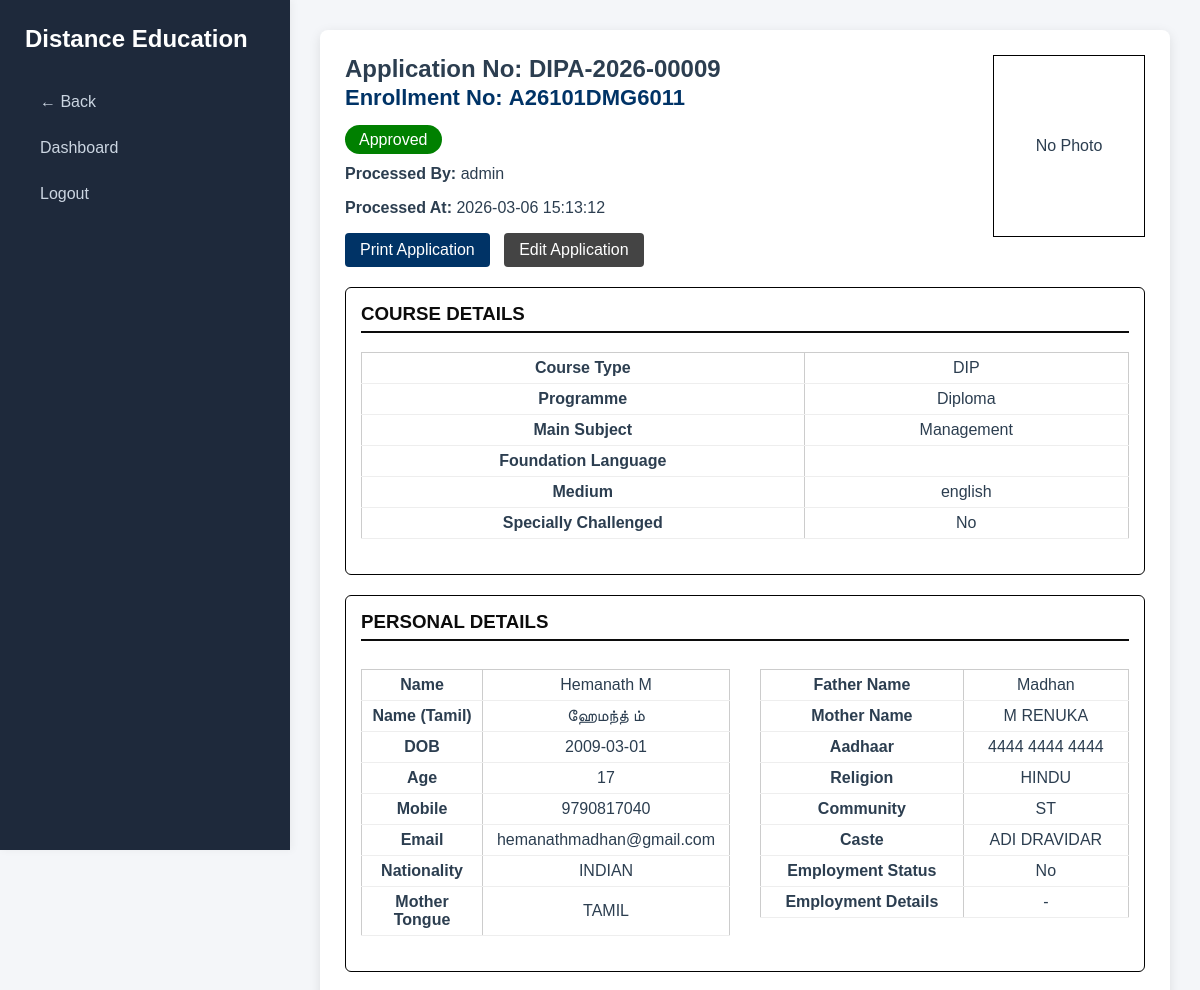
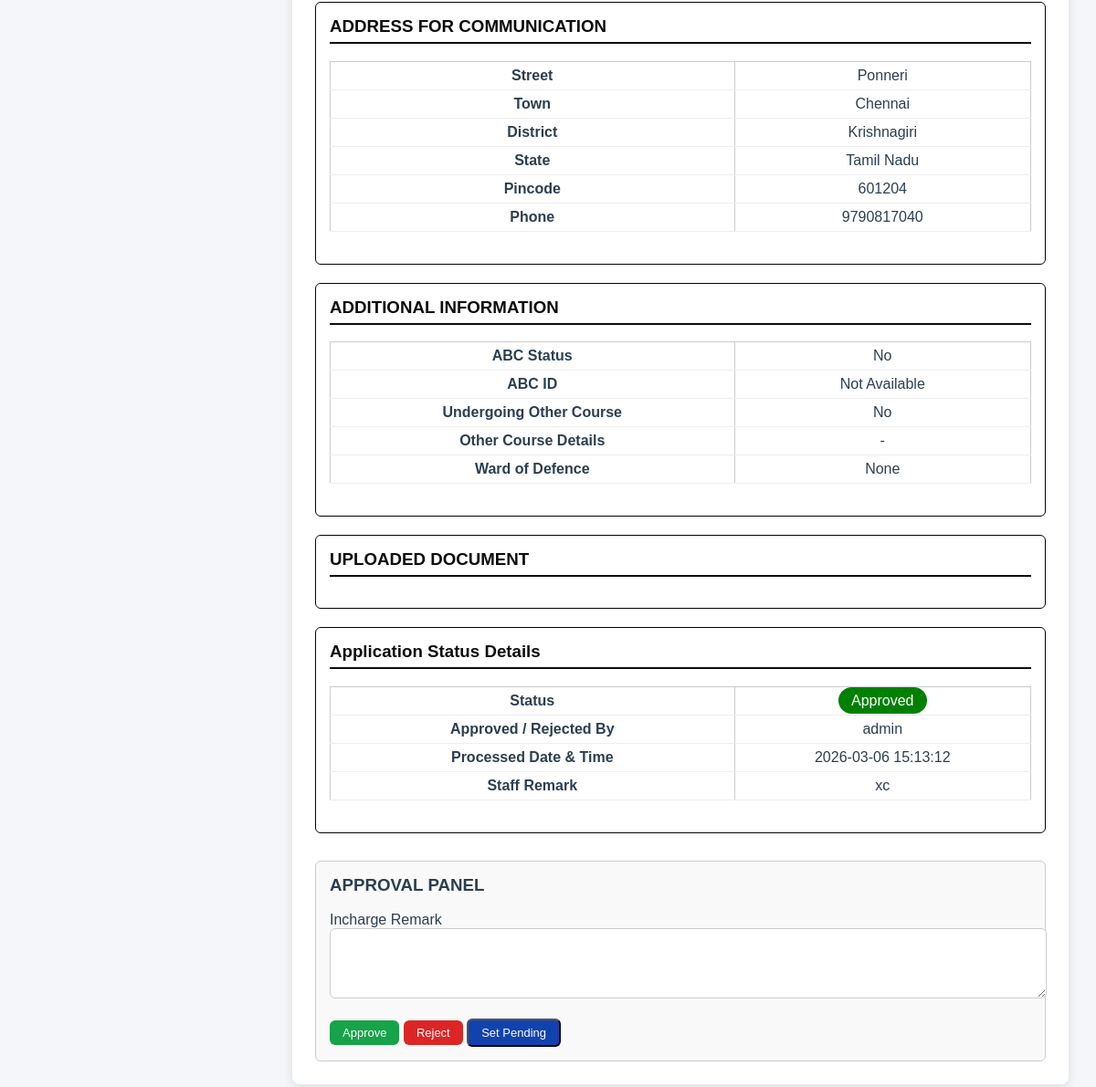
Screenshot of /admin/admission/view.php?id=75 (signed in) with the database file from the repository (2 pictures, top to bottom).
### tables this page shows
CREATE TABLE `records` (
  `id` int(11) NOT NULL,
  `application_no` varchar(30) NOT NULL,
  `course_type` varchar(20) DEFAULT NULL,
  `foundation_lang` varchar(50) DEFAULT NULL,
  `programme_name` varchar(150) DEFAULT NULL,
  `main_subject` varchar(150) DEFAULT NULL,
  `medium` varchar(20) DEFAULT NULL,
  `differently_abled` varchar(5) DEFAULT NULL,
  `photo` varchar(255) DEFAULT NULL,
  `name` varchar(150) NOT NULL,
  `street` varchar(200) NOT NULL,
  `town` varchar(100) NOT NULL,
  `state` varchar(100) NOT NULL,
  `district` varchar(100) NOT NULL,
  `pincode` varchar(10) NOT NULL,
  `phone` varchar(15) DEFAULT NULL,
  `mobile` varchar(15) NOT NULL,
  `name_english` varchar(150) NOT NULL,
  `name_tamil` varchar(150) NOT NULL,
  `dob` date NOT NULL,
  `age` int(11) NOT NULL,
  `guardian_name` varchar(150) NOT NULL,
  `aadhaar` varchar(14) DEFAULT NULL,
  `nationality` varchar(50) DEFAULT NULL,
  `religion` varchar(100) DEFAULT NULL,
  `mother_tongue` varchar(100) DEFAULT NULL,
  `blood_group` varchar(5) DEFAULT NULL,
  `community` varchar(20) DEFAULT NULL,
  `caste` varchar(100) DEFAULT NULL,
  `employment_status` varchar(10) DEFAULT NULL,
  `employment_type` varchar(150) DEFAULT NULL,
  `other_course` varchar(10) DEFAULT NULL,
  `other_course_details` varchar(255) DEFAULT NULL,
  `defence_personnel` tinyint(1) DEFAULT 0,
  `ex_servicemen` tinyint(1) DEFAULT 0,
  `sslc_school` varchar(150) DEFAULT NULL,
  `sslc_board` varchar(150) DEFAULT NULL,
  `sslc_pass_year` varchar(20) DEFAULT NULL,
  `sslc_reg_no` varchar(50) DEFAULT NULL,
  `sslc_grade` varchar(50) DEFAULT NULL,
  `sslc_max_marks` varchar(20) DEFAULT NULL,
  `hsc_school` varchar(150) DEFAULT NULL,
  `hsc_board` varchar(150) DEFAULT NULL,
  `hsc_pass_year` varchar(20) DEFAULT NULL,
  `hsc_reg_no` varchar(50) DEFAULT NULL,
  `hsc_grade` varchar(50) DEFAULT NULL,
  `hsc_max_marks` varchar(20) DEFAULT NULL,
  `abc_status` varchar(10) DEFAULT NULL,
  `abc_id` varchar(12) DEFAULT NULL,
  `sslc_file` varchar(255) DEFAULT NULL,
  `hsc_file` varchar(255) DEFAULT NULL,
  `ug_file` varchar(255) DEFAULT NULL,
  `tc_file` varchar(255) DEFAULT NULL,
  `migration_file` varchar(255) DEFAULT NULL,
  `undertaking_file` varchar(255) DEFAULT NULL,
  `enclosures` text DEFAULT NULL,
  `created_at` timestamp NOT NULL DEFAULT current_timestamp(),
  `dip_school` varchar(200) DEFAULT NULL,
  `dip_board` varchar(200) DEFAULT NULL,
  `dip_pass_year` varchar(10) DEFAULT NULL,
  `dip_reg_no` varchar(50) DEFAULT NULL,
  `dip_grade` varchar(50) DEFAULT NULL,
  `dip_max_marks` varchar(50) DEFAULT NULL,
  `ug_school` varchar(200) DEFAULT NULL,
  `ug_board` varchar(200) DEFAULT NULL,
  `ug_pass_year` varchar(10) DEFAULT NULL,
  `ug_reg_no` varchar(50) DEFAULT NULL,
  `ug_grade` varchar(50) DEFAULT NULL,
  `ug_max_marks` varchar(50) DEFAULT NULL,
  `mother_name` varchar(100) NOT NULL,
  `email` varchar(150) NOT NULL,
  `defence_ward` varchar(50) DEFAULT NULL,
  `status` varchar(20) DEFAULT 'Pending',
  `staff_remark` text DEFAULT NULL,
  `processed_by` varchar(100) DEFAULT NULL,
  `processed_at` datetime DEFAULT NULL,
  `enrollment_no` varchar(30) DEFAULT NULL,
  `course_code` varchar(10) DEFAULT NULL,
  `course_id` int(11) DEFAULT NULL
);

CREATE TABLE `states` (
  `id` int(11) NOT NULL,
  `state_name` varchar(100) NOT NULL
);

### admin/admission/view.php (the view, shortened to what this page needs)
<?php
require_once "../../db.php";
$id = isset($_GET['id']) ? intval($_GET['id']) : 0;
$stmt = $conn->prepare("
    SELECT r.*, s.state_name
    FROM records r
    LEFT JOIN states s ON r.state = s.id
    WHERE r.id=?
");
$stmt->bind_param("i", $id);
$stmt->execute();
$data = $stmt->get_result()->fetch_assoc();
$baseURL  = "/admission/admission-form/uploads/";
$basePath = $_SERVER['DOCUMENT_ROOT'] . $baseURL;
$appFolder = $data['application_no'] . "/";
$photoFile = $data['photo'] ?? '';
$photoPath = $basePath . $appFolder . $photoFile;
$photoURL  = $baseURL . $appFolder . $photoFile;
$statusClass = "badge-pending";
if($data['status']=="Approved") $statusClass="badge-approved";
elseif($data['status']=="Rejected") $statusClass="badge-rejected";
?>
<!DOCTYPE html>
<html>
<head>
<link rel="stylesheet" href="../assets/style.css">
</head>
<body>
<div class="sidebar">
<h2>Distance Education</h2>
<a href="list.php">← Back</a>
<a href="../dashboard.php">Dashboard</a>
<a href="../logout.php">Logout</a>
</div>
<div class="main">
<div class="main-card">
<div class="header-flex">
<div>
<h2>
Application No: <?php echo htmlspecialchars($data['application_no']); ?>
<?php if(strtolower(trim($data['status'])) == "approved"
      && !empty($data['enrollment_no'])): ?>
    <br>
    <span style="font-size:22px;color:#003366;">
        Enrollment No:
        <strong>
            <?php echo htmlspecialchars($data['enrollment_no']); ?>
        </strong>
    </span>
<?php endif; ?>
</h2>
<p>
<span class="<?php echo $statusClass; ?>">
<?php echo htmlspecialchars($data['status']); ?>
</span>
</p>
<p><strong>Processed By:</strong> <?php echo $data['processed_by'] ?? '-'; ?></p>
<p><strong>Processed At:</strong> <?php echo $data['processed_at'] ?? '-'; ?></p>
<div style="margin-top:15px;">
<a href="print.php?id=<?php echo $data['id']; ?>"
   target="_blank"
   class="doc-btn"
   style="display:inline-block;width:auto;padding:8px 15px;">
   Print Application
</a>
<a href="edit.php?id=<?php echo $data['id']; ?>"
   class="doc-btn"
   style="display:inline-block;width:auto;padding:8px 15px;background:#444;margin-left:10px;">
   Edit Application
</a>
</div>
</div>
<div class="photo-box">
<?php if(!empty($photoFile) && file_exists($photoPath)): ?>
<img src="<?php echo $photoURL; ?>">
<?php else: ?>
<div style="width:150px;height:180px;border:1px solid #000;
display:flex;align-items:center;justify-content:center;">
No Photo
</div>
<?php endif; ?>
</div>
</div>
<div class="section">
<h3> COURSE DETAILS</h3>
<table class="details-table">
<tr><td>Course Type</td><td><?php echo $data['course_type']; ?></td></tr>
<tr><td>Programme</td><td><?php echo $data['programme_name']; ?></td></tr>
<tr><td>Main Subject</td><td><?php echo $data['main_subject']; ?></td></tr>
<tr><td>Foundation Language</td><td><?php echo $data['foundation_lang']; ?></td></tr>
<tr><td>Medium</td><td><?php echo $data['medium']; ?></td></tr>
<tr>
<td>Specially Challenged</td>
<td>
<?php echo !empty($data['differently_abled'])
        ? htmlspecialchars($data['differently_abled'])
        : 'No'; ?>
</td>
</tr>
</table>
</div>
<div class="section">
<h3> PERSONAL DETAILS</h3>
<div style="display:flex; gap:30px; align-items:flex-start;">
<table class="details-table" style="width:50%;">
<tr><td>Name</td><td><?php echo $data['name'] ?? '-'; ?></td></tr>
<tr><td>Name (Tamil)</td><td><?php echo $data['name_tamil'] ?? '-'; ?></td></tr>
<tr><td>DOB</td><td><?php echo $data['dob'] ?? '-'; ?></td></tr>
<tr><td>Age</td><td><?php echo $data['age'] ?? '-'; ?></td></tr>
<tr><td>Mobile</td><td><?php echo $data['mobile'] ?? '-'; ?></td></tr>
<tr><td>Email</td><td><?php echo $data['email'] ?? '-'; ?></td></tr>
<tr><td>Nationality</td><td><?php echo $data['nationality'] ?? '-'; ?></td></tr>
<tr><td>Mother Tongue</td><td><?php echo $data['mother_tongue'] ?? '-'; ?></td></tr>
</table>
<table class="details-table" style="width:50%;">
<tr><td>Father Name</td><td><?php echo $data['guardian_name'] ?? '-'; ?></td></tr>
<tr><td>Mother Name</td><td><?php echo $data['mother_name'] ?? '-'; ?></td></tr>
<tr><td>Aadhaar</td><td><?php echo $data['aadhaar'] ?? '-'; ?></td></tr>
<tr><td>Religion</td><td><?php echo $data['religion'] ?? '-'; ?></td></tr>
<tr><td>Community</td><td><?php echo $data['community'] ?? '-'; ?></td></tr>
<tr><td>Caste</td><td><?php echo $data['caste'] ?? '-'; ?></td></tr>
<tr><td>Employment Status</td>
<td>
<?php
if(!empty($data['employment_status'])){
    echo ucfirst($data['employment_status']);
}else{
    echo '-';
}
?>
</td>
</tr>
<tr><td>Employment Details</td>
<td>
<?php echo $data['employment_type'] ?? '-'; ?>
</td>
</tr>
</table>
</div>
</div>
<div class="section">
<h3> ADDRESS FOR COMMUNICATION</h3>
<table class="details-table">
<tr><td>Street</td><td><?php echo $data['street']; ?></td></tr>
<tr><td>Town</td><td><?php echo $data['town']; ?></td></tr>
<tr><td>District</td><td><?php echo $data['district']; ?></td></tr>
<tr><td>State</td><td><?php echo $data['state_name']; ?></td></tr>
<tr><td>Pincode</td><td><?php echo $data['pincode']; ?></td></tr>
<tr><td>Phone</td><td><?php echo $data['phone']; ?></td></tr>
</table>
</div>
<div class="section">
<h3> ADDITIONAL INFORMATION</h3>
<table class="details-table">
<tr>
<td>ABC Status</td>
<td>
<?php echo htmlspecialchars($data['abc_status'] ?? 'No'); ?>
</td>
</tr>
<tr>
<td>ABC ID</td>
<td>
<?php
if(!empty($data['abc_id'])){
    echo chunk_split($data['abc_id'],4,' ');
}else{
    echo 'Not Available';
}
?>
</td>
</tr>
<tr>
<td>Undergoing Other Course</td>
<td>
<?php echo htmlspecialchars($data['other_course'] ?? 'No'); ?>
</td>
</tr>
<tr>
<td>Other Course Details</td>
<td>
<?php echo !empty($data['other_course_details'])
        ? htmlspecialchars($data['other_course_details'])
        : '-'; ?>
</td>
</tr>
<tr>
<td>Ward of Defence</td>
<td>
<?php
if(!empty($data['defence_personnel'])){
    echo "Defence Personnel";
}
elseif(!empty($data['ex_servicemen'])){
    echo "Ex-Servicemen";
}
else{
    echo "None";
}
?>
</td>
</tr>
</table>
</div>
<div class="section">
<h3> UPLOADED DOCUMENT</h3>
</div>
<div class="section">
<h3>Application Status Details</h3>
<table class="details-table">
<tr>
<td>Status</td>
<td>
<span class="<?php echo $statusClass; ?>">
<?php echo htmlspecialchars($data['status']); ?>
</span>
</td>
</tr>
<tr>
<td>Approved / Rejected By</td>
<td><?php echo htmlspecialchars($data['processed_by'] ?? '-'); ?></td>
</tr>
<tr>
<td>Processed Date & Time</td>
<td><?php echo htmlspecialchars($data['processed_at'] ?? '-'); ?></td>
</tr>
<tr>
<td>Staff Remark</td>
<td><?php echo htmlspecialchars($data['staff_remark'] ?? 'Not Updated'); ?></td>
</tr>
</table>
</div>
<div class="approval-box">
<h3>APPROVAL PANEL</h3>
<form method="POST">
<label>Incharge Remark</label>
<textarea name="remark" rows="3" required></textarea>
<br><br>
<button type="submit" name="action" value="approve" class="btn approve">Approve</button>
<button type="submit" name="action" value="reject" class="btn reject">Reject</button>
<button type="submit" name="action" value="pending" class="btn view">Set Pending</button>
</form>
</div>
</div>
</div>
</body>
</html>

### admin/assets/style.css (style rules this page uses)
body { margin:0; font-family: "Segoe UI", Arial, sans-serif; background:#f4f6f9; color:#2c3e50; }
h1,h2,h3 { margin-top:0; font-weight:600; }
.sidebar { width:240px; height:100vh; position:fixed; background:#1e293b; padding:25px; box-shadow:2px 0 8px rgba(0,0,0,0.05); }
.sidebar h2 { color:#fff; margin-bottom:30px; }
.sidebar a { display:block; padding:10px 15px; margin-bottom:8px; color:#cbd5e1; text-decoration:none; border-radius:6px; transition:0.3s; }
.main { margin-left:290px; padding:30px; }
.btn { padding:6px 14px; border-radius:6px; text-decoration:none; font-size:13px; cursor:pointer; transition:0.3s; display:inline-block; }
.btn.view { background:#1143ae; color:white; }
.btn.approve { background:#16a34a; color:white; border:none; }
.btn.reject { background:#dc2626; color:white; border:none; }
.details-table { width:100%; border-collapse:collapse; margin-bottom:20px; }
.details-table td { padding:10px; border-bottom:1px solid #e2e8f0; }
.details-table td:first-child { font-weight:600; width:200px; }
.doc-btn { flex: 1 1 250px; text-align: center; padding: 10px; background: #2f6fd6; color: #fff; text-decoration: none; border-radius: 6px; }
textarea { width:100%; padding:12px; border:1px solid #ccc; border-radius:6px; resize:vertical; }
.details-table { width: 100%; border-collapse: collapse; margin-top: 10px; }
.details-table th, .details-table td { border: 1px solid #ccc; padding: 8px; text-align: center; vertical-align: middle; }
.details-table th:nth-child(1), .details-table td:nth-child(1) { width: 12%; }
.details-table th:nth-child(2), .details-table td:nth-child(2) { width: 22%; }
body { margin:0; font-family:Arial; }

### admin/admission/view.php (style rules this page uses)
.main-card { background:#fff; padding:25px; border-radius:8px; box-shadow:0 3px 12px rgba(0,0,0,0.1); }
.header-flex { display:flex; justify-content:space-between; align-items:flex-start; }
.badge-approved { background:green;color:#fff;padding:6px 14px;border-radius:20px; }
.section { margin-top:20px; border:1px solid #030303; border-radius:6px; padding:15px; }
.section h3 { margin-top:0; border-bottom:2px solid #0c0c0c; padding-bottom:6px; color:#0c0c0c; }
.details-table { width:100%; border-collapse:collapse; }
.details-table td { padding:6px 10px; border-bottom:1px solid #eee; }
.details-table td:first-child { font-weight:bold; width:30%; }
.doc-btn { display:block; background:#003366; color:#fff; padding:8px; text-align:center; border-radius:4px; text-decoration:none; }
.approval-box { margin-top:30px; border:1px solid #ccc; padding:15px; border-radius:6px; background:#f9f9f9; }
textarea { width:98%; padding:15px; }

### rows the page displays
records: application_no "DIPA-2026-00009", enrollment_no "A26101DMG6011", status "Approved", processed_by "admin", processed_at "2026-03-06 15:13:12", course_type "DIP", programme_name "Diploma", main_subject "Management", medium "english", name "Hemanath M", name_tamil "ஹேமந்த் ம்", dob "2009-03-01", age "17", mobile "9790817040", email "hemanathmadhan@gmail.com", nationality "INDIAN", mother_tongue "TAMIL", guardian_name "Madhan", mother_name "M RENUKA", aadhaar "4444 4444 4444", religion "HINDU", community "ST", caste "ADI DRAVIDAR", employment_status "No", employment_type "-", street "Ponneri", town "Chennai", district "Krishnagiri", states.state_name "Tamil Nadu", pincode "601204", phone "9790817040", abc_status "No", other_course "No", staff_remark "xc"
